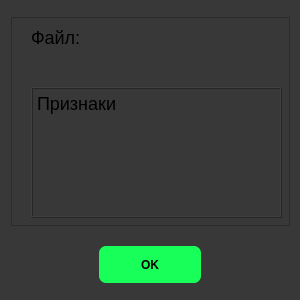
<?xml version="1.0" encoding="UTF-8"?>
<ui version="4.0">
 <class>DialogWindow</class>
 <widget class="QWidget" name="DialogWindow">
  <property name="geometry">
   <rect>
    <x>0</x>
    <y>0</y>
    <width>300</width>
    <height>300</height>
   </rect>
  </property>
  <property name="windowTitle">
   <string>Проверка документов на коррупцию by DeadLine</string>
  </property>
  <property name="styleSheet">
   <string notr="true">background: #383838;</string>
  </property>
  <widget class="QPushButton" name="pushButton">
   <property name="geometry">
    <rect>
     <x>99</x>
     <y>246</y>
     <width>102</width>
     <height>37</height>
    </rect>
   </property>
   <property name="font">
    <font>
     <weight>75</weight>
     <bold>true</bold>
    </font>
   </property>
   <property name="cursor">
    <cursorShape>PointingHandCursor</cursorShape>
   </property>
   <property name="styleSheet">
    <string notr="true">color: #000; background-color: #19FF5A; border-radius: 7px;</string>
   </property>
   <property name="text">
    <string>OK</string>
   </property>
  </widget>
  <widget class="QFrame" name="frame">
   <property name="geometry">
    <rect>
     <x>11</x>
     <y>17</y>
     <width>279</width>
     <height>209</height>
    </rect>
   </property>
   <property name="styleSheet">
    <string notr="true">font-size: 18px</string>
   </property>
   <property name="frameShape">
    <enum>QFrame::StyledPanel</enum>
   </property>
   <property name="frameShadow">
    <enum>QFrame::Raised</enum>
   </property>
   <widget class="QLabel" name="label">
    <property name="geometry">
     <rect>
      <x>20</x>
      <y>10</y>
      <width>241</width>
      <height>51</height>
     </rect>
    </property>
    <property name="styleSheet">
     <string notr="true">font-size: 18px</string>
    </property>
    <property name="text">
     <string>Файл: </string>
    </property>
    <property name="alignment">
     <set>Qt::AlignLeading|Qt::AlignLeft|Qt::AlignTop</set>
    </property>
   </widget>
   <widget class="QLabel" name="label_2">
    <property name="geometry">
     <rect>
      <x>20</x>
      <y>70</y>
      <width>251</width>
      <height>131</height>
     </rect>
    </property>
    <property name="frameShape">
     <enum>QFrame::Box</enum>
    </property>
    <property name="frameShadow">
     <enum>QFrame::Raised</enum>
    </property>
    <property name="text">
     <string>Признаки</string>
    </property>
    <property name="alignment">
     <set>Qt::AlignLeading|Qt::AlignLeft|Qt::AlignTop</set>
    </property>
   </widget>
  </widget>
 </widget>
 <resources/>
 <connections/>
</ui>
